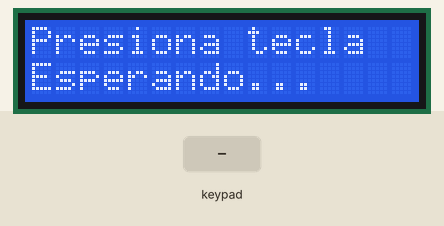
A sketch run on a simulated Arduino Uno, built with avr-gcc and run on an emulated ATmega328P. Parts: 16×2 character LCD. The test bench sets the inputs (shaded band). What the sketch prints to the serial monitor is not drawn.

Above: at 2.7 s.
2.8 s: keypad keys 2 3 4 5 # pressed 0.4 s apart
At 5.6 s:
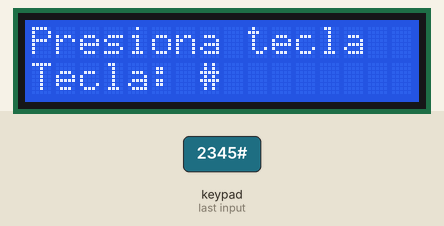
6.3 s: key '*' pressed
At 6.9 s:
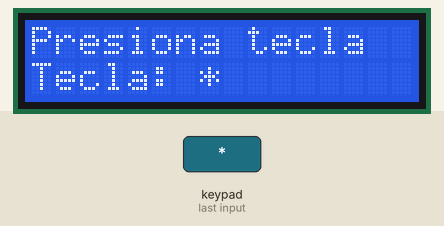
7.8 s: key 'A' pressed
At 8.2 s:
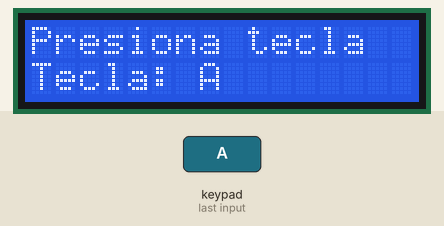
9.3 s: keypad keys 2 3 4 5 D pressed 0.4 s apart
At 11.7 s:
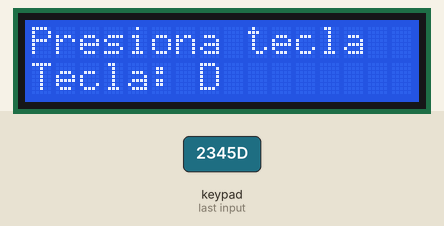
12.8 s: key 'B' pressed
14.3 s: key 'C' pressed
Timing chart, 0 to 16.8 s (numbered marks = the images above; inputs shaded):
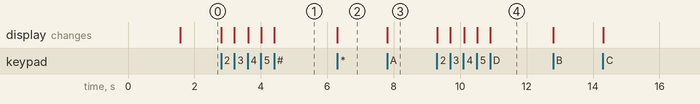

Measured:
- after the input at 2.8 s, the display: first changes at once (image 1 shows a later state)
- after the input at 6.3 s, the display: changes at once (image 2)
- after the input at 7.8 s, the display: changes at once (image 3)
- after the input at 9.3 s, the display: first changes at once (image 4 shows a later state)

The sketch:

teclado_lcd.ino
```cpp
#include <Arduino.h>
#include <Keypad.h>
#include <LiquidCrystal.h>

const byte FILAS = 4;
const byte COLUMNAS = 4;

char teclas[FILAS][COLUMNAS] = {
  {'1', '4', '7', '*'},
  {'2', '5', '8', '0'},
  {'3', '6', '9', '#'},
  {'A', 'B', 'C', 'D'}
};

byte pinesFilas[FILAS] = {2, 3, 4, 5};
byte pinesColumnas[COLUMNAS] = {6, 7, 8, 9};

Keypad teclado = Keypad(makeKeymap(teclas), pinesFilas, pinesColumnas, FILAS, COLUMNAS);

// Pines paralelos LCD 16x2 (RS, EN, D4..D7)
#define LCD_RS A0
#define LCD_EN A1
#define LCD_D4 A2
#define LCD_D5 A3
#define LCD_D6 A4
#define LCD_D7 A5

LiquidCrystal lcd(LCD_RS, LCD_EN, LCD_D4, LCD_D5, LCD_D6, LCD_D7);

unsigned long cantidadTeclas = 0;

void mostrarTecla(char tecla) {
  lcd.setCursor(0, 1);
  lcd.print("                ");
  lcd.setCursor(0, 1);
  lcd.print("Tecla: ");
  lcd.print(tecla);
}

void setup() {
  // Enlace UART hacia ESP32 (RX GPIO 16)
  Serial.begin(9600);
  teclado.setDebounceTime(30);

  lcd.begin(16, 2);
  lcd.clear();
  lcd.setCursor(0, 0);
  lcd.print("PLEGADORA TELAS");
  lcd.setCursor(0, 1);
  lcd.print("Iniciando...");
  delay(1500);

  lcd.clear();
  lcd.setCursor(0, 0);
  lcd.print("Presiona tecla");
  lcd.setCursor(0, 1);
  lcd.print("Esperando...");
}

void loop() {
  char tecla = teclado.getKey();

  if (tecla != NO_KEY) {
    cantidadTeclas++;
    mostrarTecla(tecla);
    Serial.write(tecla);
  }
}
```
